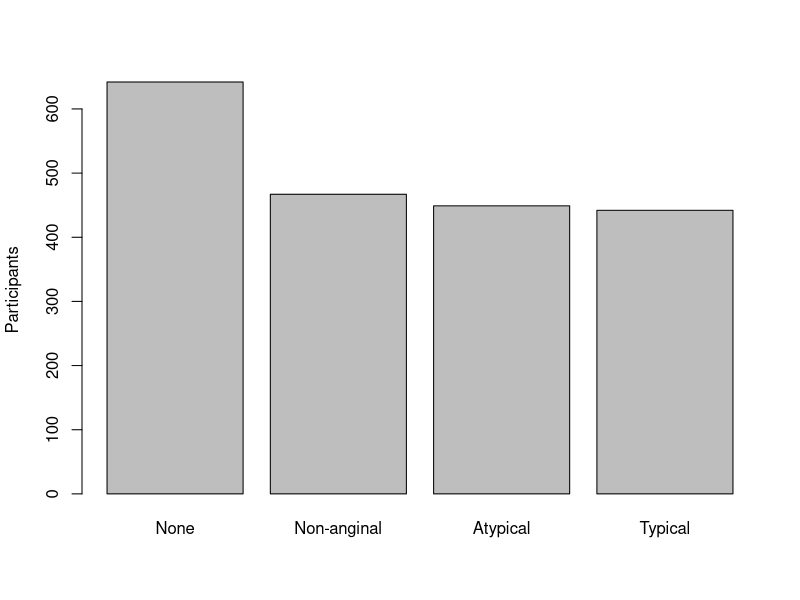
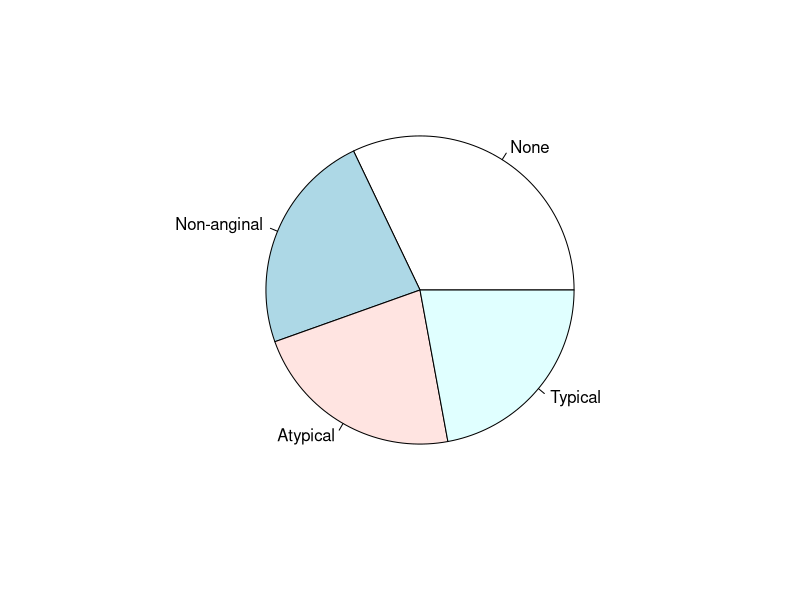
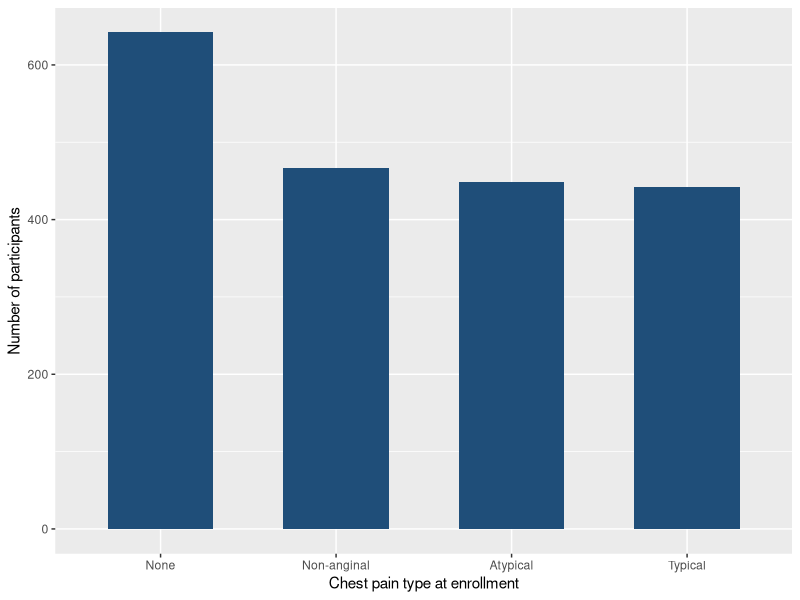
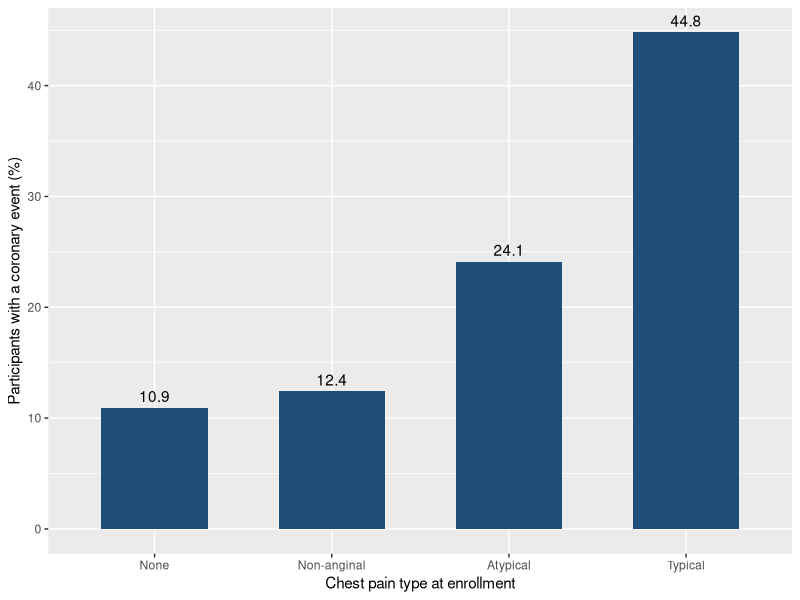
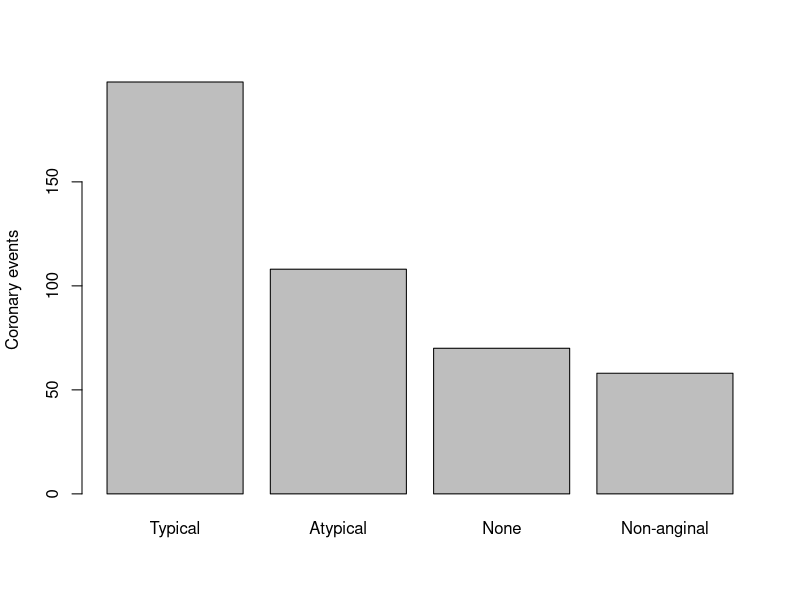
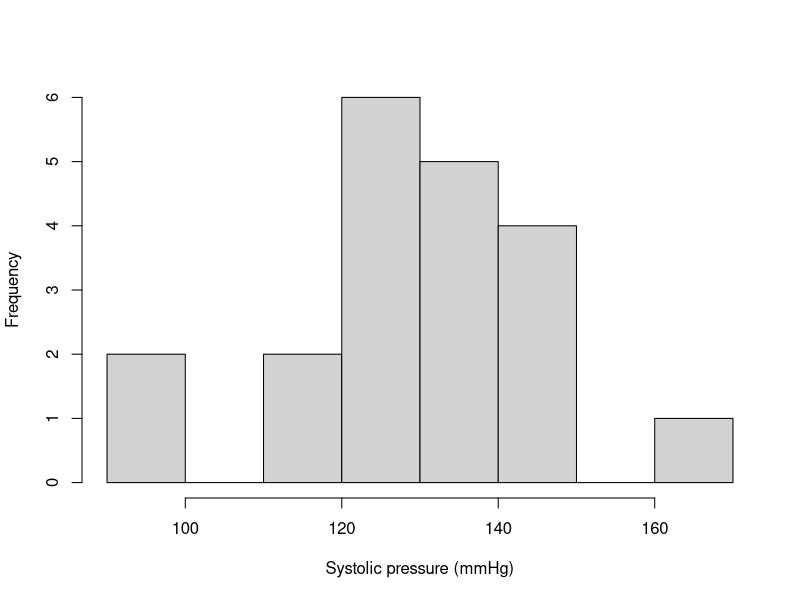
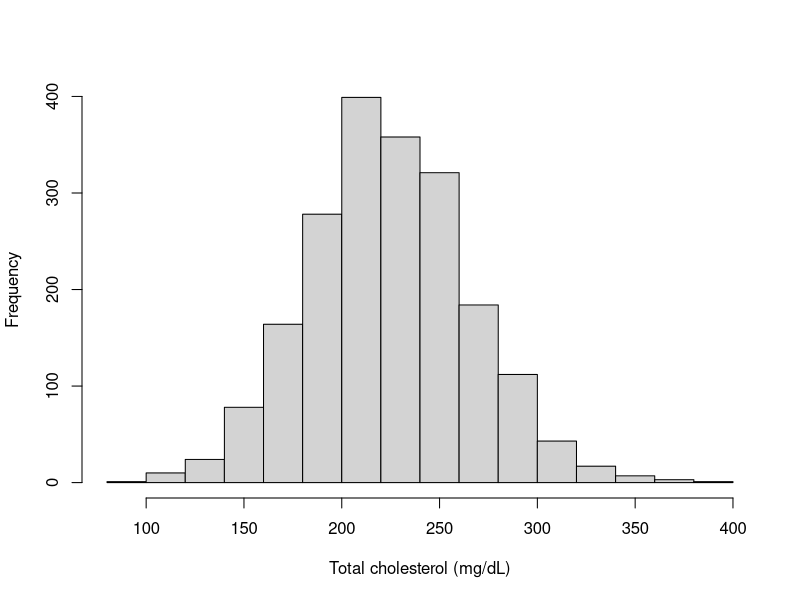
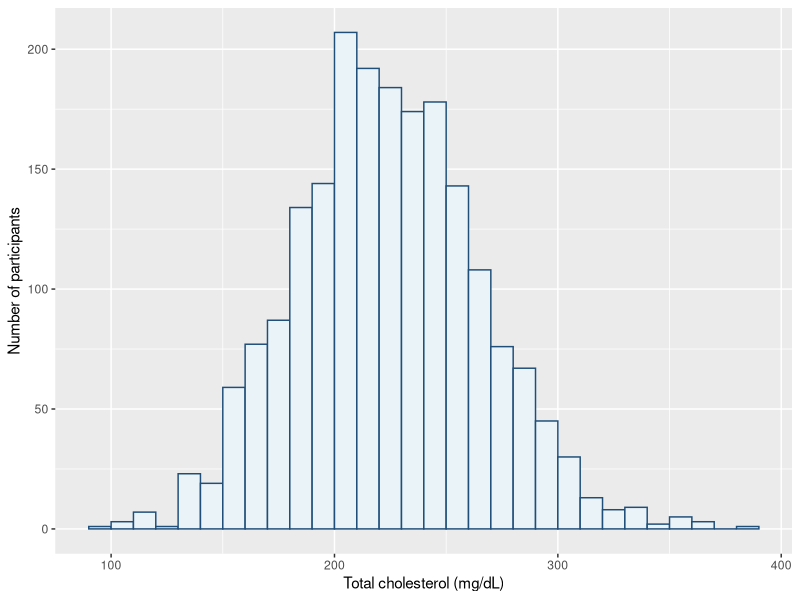

The R script that drew these images, in order:
## ============================================================================
## Modern Biostatistics with R & AI, Volume II
## Chapter 2: Describing and Visualizing Health Data
##
## Every listing of this part of the book, in the order the book prints it (2.1 to 2.29),
## then the code panels of the exercises. The listings share one R session, as they do in the
## book: an object made by one listing is used by later ones, so run them in order.
##
## How to run: open your RStudio project (the folder that holds the datasets folder), open this
## script, and run it line by line with Ctrl+Enter (Cmd+Return on a Mac), or all at once with
## Source. From a terminal in that folder:  Rscript Volume-II/code/chapter02.R
##
## Data: datasets/halo.csv (simulated: HALO is not real trial data).
## Packages: dplyr, ggplot2. The printed figures are drawn by figures_ch02.R.
## Lines that start with # are comments. A few panels of the book are shown here as comments,
## with a note, because they open RStudio windows, show an error on purpose, or are templates.
## Companion repository: github.com/lidagharibvand/LG
## ============================================================================

options(width = 80)
if (!interactive()) pdf(NULL)   # in a batch run, quick plots go nowhere instead of to a file

# Listing 2.25 loads the reusable Table 1 tools with source("table1_reusable.R").
# Run this script from the project folder with table1_reusable.R beside it, or use the
# copy of the tools printed in Listing 2.24 (they are the same).

## ---- Listing 2.1 Read and screen halo.csv, then count, proportion, and percentage for chest pain type. ----
halo <- read.csv("datasets/halo.csv")
names(halo) <- tolower(names(halo))   # lowercase names (Section Q.5)

# Planted impossible values, set to missing before any summary (Section 1.4)
halo$age[halo$age > 120]    <- NA
halo$bmi[halo$bmi <= 0]     <- NA
halo$sbp0[halo$sbp0 > 300]  <- NA
halo$ldl6[halo$ldl6 <= 0]   <- NA
halo$ldl12[halo$ldl12 <= 0] <- NA
halo$ldl18[halo$ldl18 <= 0] <- NA
colSums(is.na(halo[, c("age", "bmi", "sbp0", "ldl0", "total_chol", "tg")]))

# Order the chest pain types for display; R would sort them alphabetically
halo$angina <- factor(halo$angina,
                      levels = c("None", "Non-anginal", "Atypical", "Typical"))

counts <- table(halo$angina)             # frequencies
counts
round(prop.table(counts), 3)             # proportions
round(100 * prop.table(counts), 1)       # percentages

## ---- Listing 2.2 Cumulative percentages for an ordered category, and a two-way table with row percentages. ----
# halo is the data frame from Listing 2.1
# An ordered category: cumulative percentages have a meaning
halo$education <- factor(halo$education,
                         levels = c("Less than high school", "High school",
                                    "Some college", "Bachelor's or higher"))
edu <- table(halo$education)
cbind(n          = edu,
      percent    = round(100 * prop.table(edu), 1),
      cumulative = round(100 * cumsum(prop.table(edu)), 1))

# Two variables at once: chest pain type by later coronary event
halo$chdlab <- factor(ifelse(halo$chd == 1, "CHD event", "No CHD event"),
                      levels = c("CHD event", "No CHD event"))
tab <- table(halo$angina, halo$chdlab)
addmargins(tab)

round(100 * prop.table(tab, margin = 1), 1)    # row percentages

## ---- Listing 2.3 The classes of Example 2.2 with cut(). ------------------------
hand <- read.csv("datasets/halo_hand.csv")
names(hand) <- tolower(names(hand))   # lowercase names (Section Q.5)
# Classes 10 mmHg wide. right = FALSE counts 140 in 140 to 149, not below it
classes <- cut(hand$sbp0, breaks = seq(90, 170, by = 10), right = FALSE)
table(classes)

## ---- Listing 2.4 A frequency distribution of age with classes, relative frequencies, and cumulative frequencies. ----
# Age in classes 10 years wide; halo is the data frame from Listing 2.1
age_class <- cut(halo$age, breaks = seq(40, 90, by = 10), right = FALSE)
freq <- table(age_class)

# Frequency, relative frequency, percentage, and the two cumulative columns
cbind(n            = freq,
      relative     = round(prop.table(freq), 3),
      percent      = round(100 * prop.table(freq), 1),
      cumulative   = cumsum(freq),
      cum_relative = round(cumsum(freq) / sum(freq), 3))

## ---- Listing 2.5 Bar charts of chest pain type: quick checks in base R, then ggplot2 for print. ----
library(ggplot2)

# Quick checks while you work: base R, one line each
barplot(counts, ylab = "Participants")       # counts is from Listing 2.1
pie(counts)                                  # the chart on Slide 1

# For print: the data, the mapping of variables, and a layer of bars
ggplot(halo, aes(x = angina)) +
  geom_bar(fill = "#1F4E79", width = 0.6) +
  labs(x = "Chest pain type at enrollment", y = "Number of participants")

# Bars from numbers you have already computed: geom_col()
pct <- as.data.frame(round(100 * prop.table(tab, margin = 1), 1))
names(pct) <- c("angina", "status", "percent")
ggplot(subset(pct, status == "CHD event"), aes(x = angina, y = percent)) +
  geom_col(fill = "#1F4E79", width = 0.6) +
  geom_text(aes(label = percent), vjust = -0.5) +
  labs(x = "Chest pain type at enrollment",
       y = "Participants with a coronary event (%)")

## ---- Listing 2.6 Coronary events by chest pain type, sorted, with cumulative percentages and a quick Pareto chart. ----
# Coronary events by chest pain type, largest first (tab is from Listing 2.2)
events <- sort(tab[, "CHD event"], decreasing = TRUE)
cbind(events, cumulative_pct = round(100 * cumsum(events) / sum(events), 1))

barplot(events, ylab = "Coronary events")    # a quick Pareto chart

## ---- Listing 2.7 The classes of Example 2.2 as a quick histogram. --------------
# The classes of Listing 2.3 drawn as a quick histogram
hist(hand$sbp0, breaks = seq(90, 170, by = 10), right = FALSE,
     xlab = "Systolic pressure (mmHg)", main = "")

## ---- Listing 2.8 Histograms and a density curve in ggplot2. --------------------
# Quick look in base R; halo is from Listing 2.1
hist(halo$total_chol, right = FALSE, xlab = "Total cholesterol (mg/dL)",
     main = "")

# For print: choose the bin width yourself and state it. closed = "left"
# keeps the convention of Example 2.2: a value of 200 is counted in 200 to 209
ggplot(halo, aes(x = total_chol)) +
  geom_histogram(binwidth = 10, boundary = 0, closed = "left",
                 fill = "#EAF3F8", color = "#1F4E79") +
  labs(x = "Total cholesterol (mg/dL)", y = "Number of participants")

# A density curve over a histogram: put the bars on the density scale
ggplot(halo, aes(x = tg)) +
  geom_histogram(aes(y = after_stat(density)), binwidth = 20, boundary = 0,
                 closed = "left", fill = "#EAF3F8", color = "#1F4E79") +
  geom_density(color = "#B85C22", linewidth = 0.8) +
  labs(x = "Triglycerides (mg/dL)", y = "Density")

## ---- Listing 2.9 A frequency polygon of age. -----------------------------------
# A frequency polygon of age. boundary = 39.5 puts the bins on the class
# boundaries of Listing 2.4, so each point sits on a class midpoint
ggplot(halo, aes(x = age)) +
  geom_freqpoly(binwidth = 10, boundary = 39.5, color = "#1F4E79") +
  labs(x = "Age (years)", y = "Number of participants")

## ---- Listing 2.10 The points of an ogive of age, and the ogive. ----------------
# An ogive: cumulative frequency at each upper class boundary (Listing 2.4)
ogive <- data.frame(boundary   = seq(39.5, 89.5, by = 10),
                    cumulative = c(0, cumsum(freq)))
ogive

ggplot(ogive, aes(x = boundary, y = cumulative)) +
  geom_line(color = "#1F4E79") +
  geom_point(color = "#1F4E79") +
  labs(x = "Age (years), upper class boundary",
       y = "Cumulative number of participants")

## ---- Listing 2.11 A dot plot of the 20 systolic pressures. ---------------------
# A dot plot of the 20 pressures: one dot per participant, stacked
ggplot(hand, aes(x = sbp0)) +
  geom_dotplot(binwidth = 2, fill = "#1F4E79", color = "#1F4E79") +
  scale_y_continuous(breaks = NULL) +
  labs(x = "Baseline systolic pressure (mmHg)", y = NULL)

## ---- Listing 2.12 A stem-and-leaf plot of the 20 systolic pressures. -----------
# A stem-and-leaf plot of the 20 pressures, printed in the Console.
# scale = 2 gives one stem for each ten; the default would use fewer
stem(hand$sbp0, scale = 2)

## ---- Listing 2.13 Mean, median, and mode for the 20 pressures, then for total cholesterol and triglycerides in all of HALO. ----
# Example 2.3: the 20 systolic pressures (hand is from Listing 2.3)
sum(hand$sbp0)
mean(hand$sbp0)
median(hand$sbp0)

# mode() in R reports what kind of object x is, not its most common value
mode(hand$sbp0)
stat_mode <- function(x) {
  counts <- table(x)
  as.numeric(names(counts)[counts == max(counts)])
}
stat_mode(hand$sbp0)

# All 2,000 participants: a symmetric variable and a skewed one
center <- function(x) {
  c(mean = mean(x), median = median(x),
    pct_below_mean = 100 * mean(x < mean(x)))
}
round(rbind(total_chol = center(halo$total_chol),
            tg         = center(halo$tg)), 2)

## ---- Listing 2.14 Deviations, variance, and standard deviation, by the definition and with var() and sd(). ----
# Example 2.4: ages of the six women in halo_hand.csv
age_w <- hand$age[hand$female == 1]
dev   <- age_w - mean(age_w)             # deviations from the mean
rbind(age = age_w, deviation = dev, squared = dev^2)
sum(dev)                                 # deviations always sum to zero
sum(dev^2) / (length(age_w) - 1)         # variance from the definition
c(variance = var(age_w), sd = sd(age_w))

# The 20 systolic pressures of the running example
c(range = diff(range(hand$sbp0)), variance = var(hand$sbp0),
  sd = sd(hand$sbp0))

# All of HALO: total cholesterol and triglycerides
spread <- function(x) {
  c(min = min(x), max = max(x), range = diff(range(x)),
    variance = var(x), sd = sd(x))
}
round(rbind(total_chol = spread(halo$total_chol),
            tg         = spread(halo$tg)), 2)

## ---- Listing 2.15 Percentiles with quantile() under two rules, and a percentile rank. ----
x <- sort(hand$sbp0)                     # the 20 values in order
quantile(x, probs = c(0.25, 0.50, 0.75, 0.90))    # R's default rule, type 7

# Another rule in common use gives other answers in a small sample
quantile(x, probs = c(0.25, 0.75), type = 2)

# All of HALO: selected percentiles of total cholesterol
quantile(halo$total_chol, probs = c(0.10, 0.25, 0.50, 0.75, 0.90))

# Percentile rank: the share of participants at or below 275 mg/dL
100 * mean(halo$total_chol <= 275)

## ---- Listing 2.16 z-scores, and a test of the 68-95-99.7 rule on two variables. ----
# Example 2.6: two measurements on two scales
chol  <- halo$total_chol
z_340 <- (340 - mean(chol)) / sd(chol)
z_150 <- (150 - mean(halo$sbp0, na.rm = TRUE)) / sd(halo$sbp0, na.rm = TRUE)
round(c(total_chol_340 = z_340, sbp0_150 = z_150), 2)

# Does the 68-95-99.7 rule describe these two variables?
share_within <- function(x) {
  z <- (x - mean(x)) / sd(x)
  100 * c(within_1_sd = mean(abs(z) <= 1), within_2_sd = mean(abs(z) <= 2),
          within_3_sd = mean(abs(z) <= 3))
}
round(rbind(total_chol = share_within(halo$total_chol),
            tg         = share_within(halo$tg)), 2)

## ---- Listing 2.17 Five-number summary, fences, and flagged values, for the hand example and for total cholesterol. ----
# Quartiles, fences, and the number of values beyond each fence
fences <- function(x) {
  q   <- quantile(x, c(0.25, 0.75), names = FALSE)
  iqr <- q[2] - q[1]
  c(Q1 = q[1], Q3 = q[2], IQR = iqr,
    lower = q[1] - 1.5 * iqr, upper = q[2] + 1.5 * iqr,
    n_below = sum(x < q[1] - 1.5 * iqr), n_above = sum(x > q[2] + 1.5 * iqr))
}

# Example 2.7: five-number summary (and mean) of the 20 pressures, then fences
summary(hand$sbp0)
fences(hand$sbp0)

# Total cholesterol in all of HALO
summary(halo$total_chol)
fences(halo$total_chol)

# Quick boxplot in base R, then the ggplot2 version. With one variable the
# vertical axis carries no information, so its numbers are switched off
boxplot(halo$total_chol, horizontal = TRUE)
ggplot(halo, aes(x = total_chol)) +
  geom_boxplot(fill = "#EAF3F8", color = "#1F4E79") +
  scale_y_continuous(breaks = NULL) +
  labs(x = "Total cholesterol (mg/dL)")

## ---- Listing 2.18 Two flagging rules on two variables, and what each would flag in data from a normal curve. ----
# Two rules for flagging unusual values, on two variables
flagged <- function(x) {
  z <- (x - mean(x)) / sd(x)
  f <- fences(x)                         # fences() is from Listing 2.17
  c(beyond_fences = unname(f["n_below"] + f["n_above"]),
    beyond_3_sd   = sum(abs(z) > 3),
    above_3_sd    = sum(z > 3))          # how many of those are high
}
rbind(total_chol = flagged(halo$total_chol), tg = flagged(halo$tg))

# What a normal curve would give among 2,000 values (Section 3.8).
# Its fences lie 2.698 standard deviations from the mean
round(2000 * c(beyond_fences = 2 * pnorm(-2.698), beyond_3_sd = 2 * pnorm(-3)),
      1)

# Triglycerides: where the fences fall on a skewed variable
fences(halo$tg)

## ---- Listing 2.19 One impossible systolic pressure: what the fences flag with it, and four summaries with and without it. ----
# The file as recorded, with the planted systolic pressure still in it
raw <- read.csv("datasets/halo.csv")
names(raw) <- tolower(names(raw))   # lowercase names (Section Q.5)
raw[788, c("id", "sbp0")]

# The fences flag the impossible value and twelve real ones alike
fence <- fences(raw$sbp0)                # fences() is from Listing 2.17
fence[c("lower", "upper")]
sort(raw$sbp0[raw$sbp0 > fence["upper"]])

# Four summaries with the value in place and with it set to missing
four <- function(x) {
  c(mean = mean(x, na.rm = TRUE), sd = sd(x, na.rm = TRUE),
    median = median(x, na.rm = TRUE), IQR = IQR(x, na.rm = TRUE))
}
round(rbind(as_recorded = four(raw$sbp0), screened = four(halo$sbp0)), 2)

## ---- Listing 2.20 Maximum heart rate by coronary event status: a grouped summary, boxplots, and density curves. ----
library(dplyr)

# Describe each group; chdlab was created in Listing 2.2
halo %>%
  group_by(chdlab) %>%
  summarize(n = n(), mean_hr = round(mean(max_hr), 1),
            sd_hr = round(sd(max_hr), 1), q1 = quantile(max_hr, 0.25),
            median_hr = median(max_hr), q3 = quantile(max_hr, 0.75)) %>%
  as.data.frame()

# How much do the groups overlap? Percentage of the event group below
# the median of the group without an event
event    <- halo$max_hr[halo$chd == 1]
no_event <- halo$max_hr[halo$chd == 0]
round(100 * mean(event < median(no_event)), 1)

boxplot(max_hr ~ chdlab, data = halo)    # quick check

# For print: side-by-side boxplots, then overlaid density curves
ggplot(halo, aes(x = chdlab, y = max_hr)) +
  geom_boxplot(fill = "#EAF3F8", color = "#1F4E79", width = 0.5) +
  labs(x = NULL, y = "Maximum heart rate (beats per minute)")

ggplot(halo, aes(x = max_hr, color = chdlab, fill = chdlab)) +
  geom_density(alpha = 0.25) +
  scale_color_manual(values = c("#1F4E79", "#B85C22")) +
  scale_fill_manual(values = c("#1F4E79", "#B85C22")) +
  labs(x = "Maximum heart rate (beats per minute)", y = "Density",
       color = NULL, fill = NULL)

## ---- Listing 2.21 Maximum heart rate against age: means by age group, then a scatterplot with a straight-line summary for each group. ----
# A numeric summary of the trend first: mean heart rate by age group
ages <- c("42 to 50", "51 to 60", "61 to 70", "71 to 82")
halo$age_group <- cut(halo$age, breaks = c(40, 50, 60, 70, 85), labels = ages)
halo %>%
  filter(!is.na(age)) %>%
  group_by(age_group) %>%
  summarize(n = n(), mean_max_hr = round(mean(max_hr), 1)) %>%
  as.data.frame()

plot(halo$age, halo$max_hr)              # quick check

# For print: semi-transparent points, one straight-line summary per group
ggplot(halo, aes(x = age, y = max_hr, color = chdlab)) +
  geom_point(alpha = 0.35, size = 1) +
  geom_smooth(method = "lm", se = FALSE) +
  scale_color_manual(values = c("#1F4E79", "#B85C22")) +
  labs(x = "Age (years)", y = "Maximum heart rate (beats per minute)",
       color = NULL)

## ---- Listing 2.22 Mean LDL cholesterol by trial arm at each visit: summarize, then draw a time series graph. ----
# One row per participant per visit; the LDL column holds the planted values
long <- read.csv("datasets/halo_long.csv")
names(long) <- tolower(names(long))   # lowercase names (Section Q.5)
long$ldl[long$ldl <= 0] <- NA            # Section 1.4
long$arm <- factor(long$trt, levels = c(0, 1), labels = c("Placebo", "Drug"))

# Summarize first, then plot the summary
ldl_means <- long %>%
  filter(!is.na(ldl)) %>%
  group_by(arm, month) %>%
  summarize(n = n(), mean_ldl = round(mean(ldl), 1), .groups = "drop") %>%
  as.data.frame()
ldl_means

ggplot(ldl_means, aes(x = month, y = mean_ldl, color = arm)) +
  geom_line() +
  geom_point() +
  scale_x_continuous(breaks = c(0, 6, 12, 18)) +
  scale_color_manual(values = c("#1F4E79", "#B85C22")) +
  labs(x = "Month of follow-up", y = "Mean LDL cholesterol (mg/dL)",
       color = NULL)

## ---- Listing 2.23 A baseline table by treatment arm, built from four small functions. ----
# Three ways to summarize a variable, chosen by its type and shape
mean_sd <- function(x) {
  sprintf("%.1f (%.1f)", mean(x, na.rm = TRUE), sd(x, na.rm = TRUE))
}

med_q <- function(x) {
  q <- quantile(x, c(0.25, 0.50, 0.75), na.rm = TRUE)
  q <- floor(q + 0.5)                    # a half rounds up: 148.5 becomes 149
  sprintf("%.0f (%.0f-%.0f)", q[2], q[1], q[3])
}

n_pct <- function(x) sprintf("%d (%.1f)", sum(x), 100 * mean(x))
by_level <- function(x) {
  n <- table(x)
  setNames(sprintf("%d (%.1f)", as.vector(n), 100 * as.vector(prop.table(n))),
           paste0("  ", names(n)))
}

# One column of the table: every row for the participants in d
describe <- function(d) {
  c("Participants, n"                      = nrow(d),
    "Age, years, mean (SD)"                = mean_sd(d$age),
    "Women, n (%)"                         = n_pct(d$female == 1),
    "BMI, kg/m2, mean (SD)"                = mean_sd(d$bmi),
    "Systolic pressure, mmHg, mean (SD)"   = mean_sd(d$sbp0),
    "LDL cholesterol, mg/dL, mean (SD)"    = mean_sd(d$ldl0),
    "HDL cholesterol, mg/dL, mean (SD)"    = mean_sd(d$hdl),
    "Triglycerides, mg/dL, median (Q1-Q3)" = med_q(d$tg),
    "Diabetes, n (%)"                      = n_pct(d$diabetes == 1),
    "Smoker, n (%)"                        = n_pct(d$smoking == 1),
    "Statin use, n (%)"                    = n_pct(d$statins == 1),
    "Chest pain type, n (%)"               = "",
    by_level(d$angina),
    "Race and ethnicity, n (%)"            = "",
    by_level(d$race_eth))
}

# One call per column: each arm (placebo first), then everyone
halo$arm <- factor(halo$trt, levels = c(0, 1), labels = c("Placebo", "Drug"))
table1 <- cbind(Placebo = describe(halo[halo$arm == "Placebo", ]),
                Drug    = describe(halo[halo$arm == "Drug", ]),
                All     = describe(halo))
noquote(table1)

# Values set to missing in Listing 2.1, by arm
sapply(split(halo[, c("age", "bmi", "sbp0")], halo$arm),
       function(d) colSums(is.na(d)))

## ---- Listing 2.24 The tools of a reusable Table 1 (saved as table1_reusable.R). ----
# ---- Reusable Table 1 ------------------------------------------------------
# Three ways to summarize a variable, chosen by its type and shape
half_up <- function(x, digits = 0) floor(x * 10^digits + 0.5) / 10^digits

mean_sd <- function(x, digits = 1) {
  sprintf("%.*f (%.*f)", digits, mean(x, na.rm = TRUE),
                         digits, sd(x, na.rm = TRUE))
}

med_q <- function(x, digits = 0) {
  q <- half_up(quantile(x, c(0.25, 0.50, 0.75), na.rm = TRUE), digits)
  sprintf("%.*f (%.*f-%.*f)", digits, q[2], digits, q[1], digits, q[3])
}

n_pct <- function(x) {                   # x is TRUE/FALSE; missing is left out
  sprintf("%d (%.1f)", sum(x, na.rm = TRUE), 100 * mean(x, na.rm = TRUE))
}

by_level <- function(x, levels) {        # same levels in every column
  n <- table(factor(x, levels = levels))
  setNames(sprintf("%d (%.1f)", as.vector(n), 100 * as.vector(prop.table(n))),
           paste0("  ", levels))
}

# What each type prints after the label
stat_text <- c(mean = "mean (SD)", median = "median (Q1-Q3)",
               yes  = "n (%)",     levels = "n (%)")

# One column of the table: every row in spec, for the participants in d
describe <- function(d, spec, all_data) {
  out <- c("Participants, n" = as.character(nrow(d)))
  for (i in seq_len(nrow(spec))) {
    x     <- d[[spec$var[i]]]
    label <- paste0(spec$label[i], ", ", stat_text[[spec$type[i]]])
    cell  <- switch(spec$type[i],
      mean   = mean_sd(x),
      median = med_q(x),
      yes    = n_pct(x == 1),
      levels = c("", by_level(x, levels(factor(all_data[[spec$var[i]]])))),
      stop("Unknown type for ", spec$var[i], ": ", spec$type[i]))
    names(cell)[1] <- label
    out <- c(out, cell)
  }
  out
}

# The whole table: one column per level of `by`, then everyone
make_table1 <- function(data, spec, by = NULL, total = "All") {
  spec <- setNames(as.data.frame(spec, stringsAsFactors = FALSE),
                   c("var", "label", "type"))
  absent <- setdiff(c(spec$var, by), names(data))
  if (length(absent) > 0)
    stop("Not in the data: ", paste(absent, collapse = ", "))
  groups <- if (is.null(by)) list() else split(data, data[[by]])
  if (!is.null(total)) groups[[total]] <- data
  noquote(sapply(groups, describe, spec = spec, all_data = data))
}

# Missing values in the chosen variables, by group
count_missing <- function(data, vars, by) {
  sapply(split(data[, vars, drop = FALSE], data[[by]]),
         function(d) colSums(is.na(d)))
}

## ---- Listing 2.25 Table 1 for HALO from the tools: the part that changes from table to table. ----
# ---- Table 1 for HALO: the only part that changes from table to table ------
halo$arm <- factor(halo$trt, levels = c(0, 1), labels = c("Placebo", "Drug"))

spec <- rbind(
  # variable     label                          type
  c("age",      "Age, years",                  "mean"),
  c("female",   "Women",                       "yes"),
  c("bmi",      "BMI, kg/m2",                  "mean"),
  c("sbp0",     "Systolic pressure, mmHg",     "mean"),
  c("ldl0",     "LDL cholesterol, mg/dL",      "mean"),
  c("hdl",      "HDL cholesterol, mg/dL",      "mean"),
  c("tg",       "Triglycerides, mg/dL",        "median"),
  c("diabetes", "Diabetes",                    "yes"),
  c("smoking",  "Smoker",                      "yes"),
  c("statins",  "Statin use",                  "yes"),
  c("angina",   "Chest pain type",             "levels"),
  c("race_eth", "Race and ethnicity",          "levels"))

table1 <- make_table1(halo, spec, by = "arm")
table1

# Values set to missing in Listing 2.1, by arm
count_missing(halo, c("age", "bmi", "sbp0"), by = "arm")

## ---- Listing 2.26 A second Table 1 from the same tools: by coronary event, with a different spec. ----
# The same tools, a different table: only `by` and the spec change.
# chdlab (event first) and the order of education are from Listing 2.2
spec_chd <- rbind(
  # variable     label                          type
  c("age",       "Age, years",                  "mean"),
  c("female",    "Women",                       "yes"),
  c("bmi",       "BMI, kg/m2",                  "mean"),
  c("sbp0",      "Systolic pressure, mmHg",     "mean"),
  c("ldl0",      "LDL cholesterol, mg/dL",      "mean"),
  c("glucose",   "Glucose, mg/dL",              "median"),
  c("diabetes",  "Diabetes",                    "yes"),
  c("smoking",   "Smoker",                      "yes"),
  c("education", "Education",                   "levels"),
  c("angina",    "Chest pain type",             "levels"))

make_table1(halo, spec_chd, by = "chdlab")
count_missing(halo, c("age", "bmi", "sbp0"), by = "chdlab")

## ---- Listing 2.27 A variable name with the wrong capitals: the error and its message. ----
# A spec row that still says BMI in capitals, as the file had it
spec_wrong <- spec
spec_wrong[3, 1] <- "BMI"
try(make_table1(halo, spec_wrong, by = "arm"), outFile = stdout())

## ---- Code shown in Section 2.11.1 ----------------------------------------------
## A template: replace the placeholders with your own names before running it.
# # Table 1 for your own data. Replace each placeholder (mydata, group, and
# # the names in spec) with your own; do not edit table1_reusable.R
# source("table1_reusable.R")                     # the tools, unchanged
#
# mydata <- read.csv("datasets/mydata.csv")       # your file
# names(mydata) <- tolower(names(mydata))         # lowercase names (Section Q.5)
#
# # Impossible values of your own variables, one line each (Section 1.4)
# mydata$weight[mydata$weight <= 0] <- NA
#
# # The grouping variable: labels, in the order of the columns
# mydata$group <- factor(mydata$group_code, levels = c(0, 1),
#                        labels = c("Control", "Treated"))
#
# # A yes/no answer stored as text becomes 1 = yes, 0 = no
# mydata$smoker <- ifelse(mydata$smoker_text == "Yes", 1, 0)
#
# # A category with more than two levels: the order of its rows
# mydata$stage <- factor(mydata$stage, levels = c("I", "II", "III", "IV"))
#
# spec <- rbind(
#   # variable       label, with its unit        type
#   c("your_var",    "Your measure, unit",       "mean"),     # symmetric
#   c("skewed_var",  "Skewed measure, unit",     "median"),   # skewed
#   c("smoker",      "Current smoker",           "yes"),      # 1 = yes
#   c("stage",       "Stage",                    "levels"))   # categories
#
# table1 <- make_table1(mydata, spec, by = "group")  # by = NULL: one column
# table1
# count_missing(mydata, c("weight", "your_var"), by = "group")
# write.csv(table1, "table1.csv")                 # to open in Word or Excel

## ---- Listing 2.28 One HDL value, 45 mg/dL, placed among men, among women, and among all participants. ----
# The same HDL value read against two reference groups
halo$sex <- factor(ifelse(halo$female == 1, "Women", "Men"),
                   levels = c("Men", "Women"))
halo %>%
  group_by(sex) %>%
  summarize(n = n(), mean_hdl = round(mean(hdl), 2),
            sd_hdl = round(sd(hdl), 2), median_hdl = median(hdl),
            z_of_45    = round((45 - mean(hdl)) / sd(hdl), 2),
            rank_of_45 = round(100 * mean(hdl <= 45), 1)) %>%
  as.data.frame()

# Ignoring sex gives a third answer
round(c(z_of_45    = (45 - mean(halo$hdl)) / sd(halo$hdl),
        rank_of_45 = 100 * mean(halo$hdl <= 45)), 2)

## ---- Listing 2.29 Slide 3: the values above the upper fence, and the mean and standard deviation with and without them. ----
# Slide 3: the 19 values above the upper fence, and what deleting them did
# halo is from Listing 2.1 and fences() from Listing 2.17
chol <- halo$total_chol
high <- chol > fences(chol)["upper"]
c(n_flagged = sum(high), lowest = min(chol[high]), highest = max(chol[high]))
round(rbind(all_2000   = c(mean = mean(chol), sd = sd(chol)),
            without_19 = c(mean = mean(chol[!high]), sd = sd(chol[!high]))), 2)
